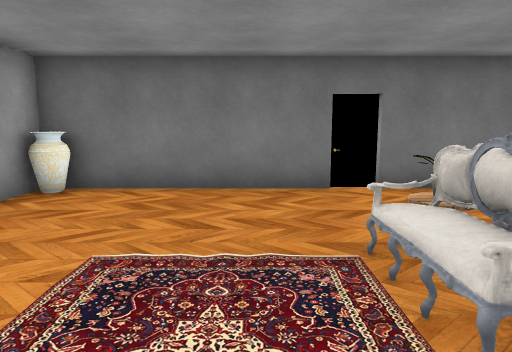
view 1 (above)

12 first-person views from a walk through a scene from a Unity 3-D project. The camera is 1.3 m above the floor, tilts 8° down and sees 70° across. The floor is counted in squares, 1 m on a side. Each view is taken from the middle of a square. On the plan, view 1 faces up. The plan holds only what a view shows up to about 15 squares ahead; the rest is blank. The player is left out. Door leaves are left out, so doorways stand open. Some surface patterns are stand-ins.

view 2
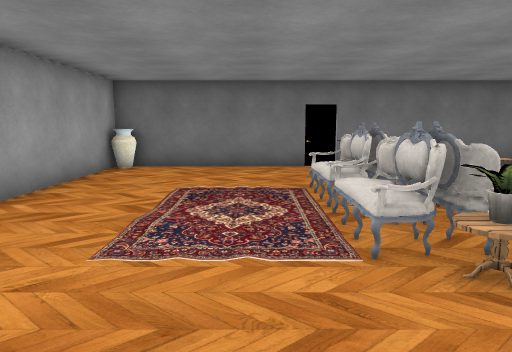

view 3
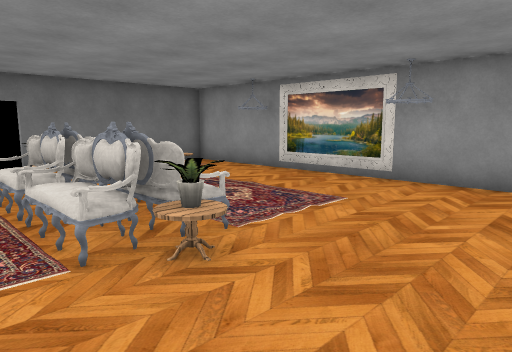

view 4
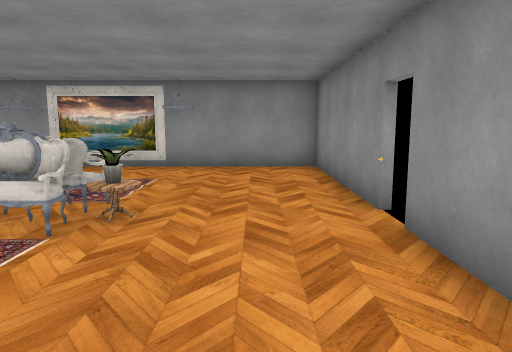

view 5
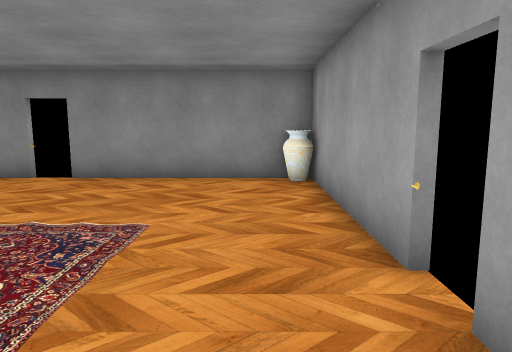

view 6
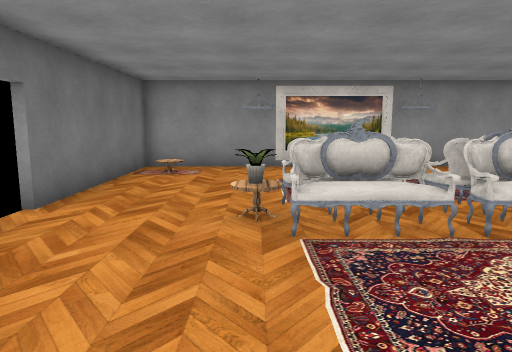

view 7
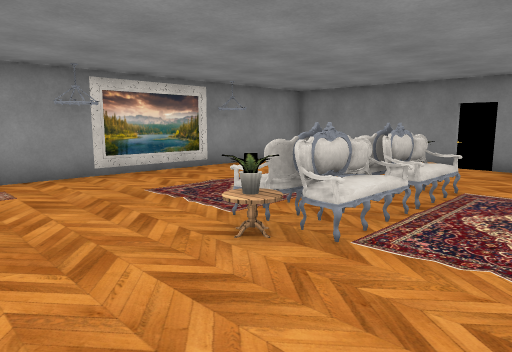

view 8
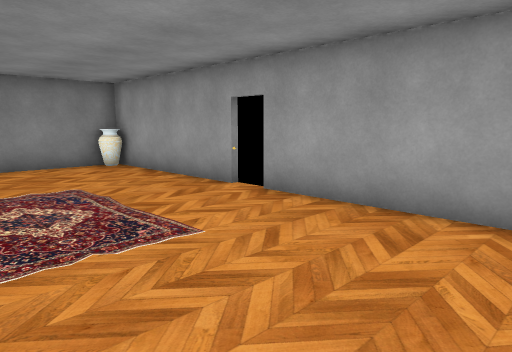

view 9
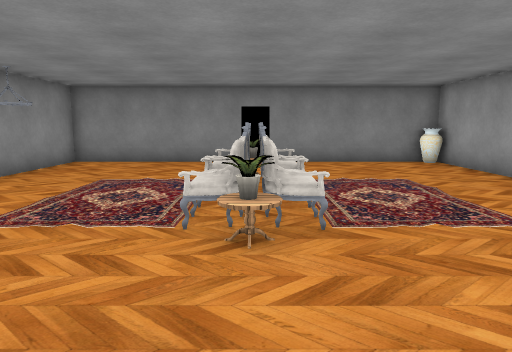

view 10
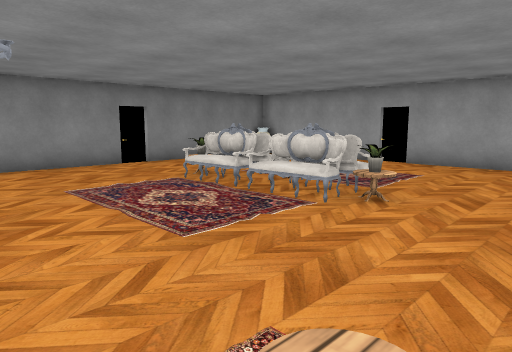

view 11
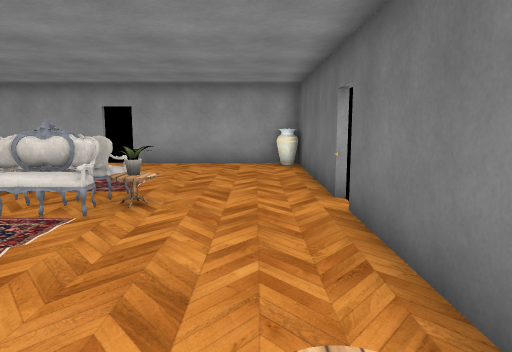

view 12
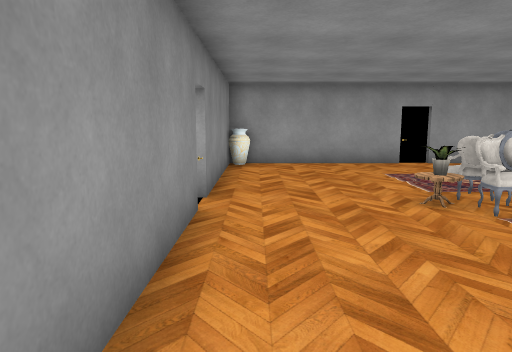

### Floor plan
Key: @ floor where view 1 was taken; # wall or solid block; . floor; D open door; J jar; P pot; R rug; I picture; O other object.
Columns run from 5 left of view 1 to 9 right of it. Each row starts with its distance up from view 1.
 11          #
 10          #
  9          #
  8  ######.#######
  7  J.....D#.....#
  6 #...........O.#
  5 #.............#
  4 #......P......#
  3 #.....ROR.....#
  2 #D..  .#.  ..I#
  1 #D..  R#R  ..I#
  0 #... @RO#  ...#
 -1 #......PO.....#
 -2 #.............#
 -3 #.............#
 -4  J............#
 -5  J#####D#######
 -6       #
 -7       #
 -8
 -9        ##

Where each view was taken, in squares from view 1:
view 1: 0 up, 0 right, facing up
view 2: 4 down, 0 right, facing up
view 3: 4 down, 0 right, facing up-right
view 4: 3 down, 3 left, facing right
view 5: 4 up, 3 left, facing down
view 6: 4 up, 3 left, facing right
view 7: 7 up, 1 left, facing down-right
view 8: 7 up, 1 right, facing down-left
view 9: 8 up, 2 right, facing down
view 10: 7 up, 8 right, facing down-left
view 11: 6 up, 8 right, facing left
view 12: 4 down, 8 right, facing left
